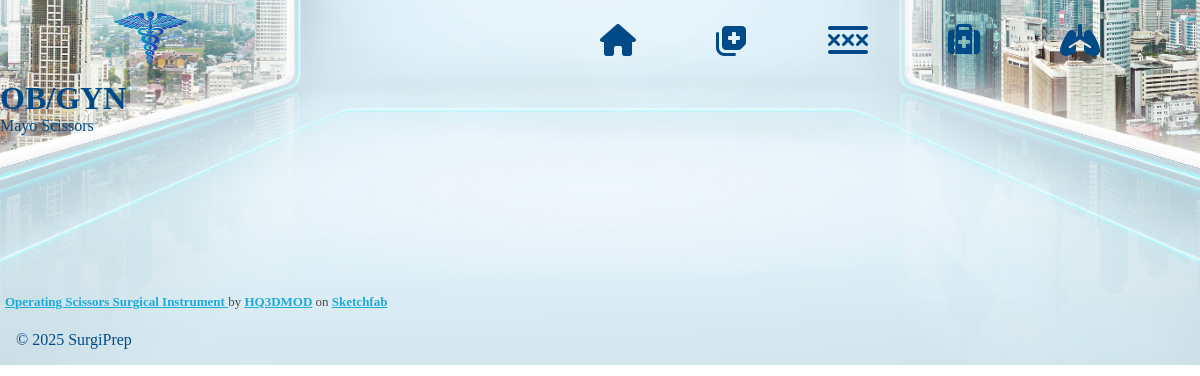
/instruments/obgyn/0/, run on the app's committed database.
### instruments/models.py (models this page shows, shortened)
class Specialty(models.Model):
    name = models.CharField(max_length=100)
    slug = models.SlugField(unique=True, blank=True)

class Instrument(models.Model):
    name = models.CharField(max_length=100)
    description = models.TextField(blank=False)
    notes = models.TextField(blank=True, null=True)
    specialties = models.ManyToManyField(Specialty, related_name='instruments')
    image = models.ImageField(upload_to='instrument_images/', blank=True, null=True)
    model_embed_code = models.TextField(blank=True, null=True)

### instruments/views.py (the view)
# urls.py: path('<slug:slug>/<int:index>/', views.instrument_main_view, name='instrument_main'),
def instrument_main_view(request, slug, index):
    index = int(request.GET.get('index', 0))
    specialty = get_object_or_404(Specialty, slug=slug)
    instruments = Instrument.objects.filter(specialties=specialty)
    return render(request, 'pages/instruments/instrument-main.html', {
        'specialty': specialty,
        'instruments': instruments,
        'index': index
        })

### templates/pages/instruments/instrument-main.html (shortened to what this page needs)
{% extends 'base.html' %}
{% load static %}
{% block content %}
<h1>{{ specialty.name }}</h1>
{% if instruments %}
    <ul>
    {% for instrument in instruments %}
        <li>{{ instrument.name }}</li>
        <div>{{ instrument.model_embed_code|safe }}</div>
    {% endfor %}
    </ul>
{% else %}
    <p>No instruments available for this specialty.</p>
{% endif %}
{% endblock %}

### static/css/base.css (style rules this page uses)
* { margin: 0; padding: 0; }
:root { --primary-blue: #0078D4; --blue-light: #CDE8FB; --blue-bg: #EAF3FC; --blue-mid: #90CDF4; --text-dark: #1A1A1A; --navy: #004B87; --white: #FFFFFF; --blue-green: #e6f7f7; --font-main: 'Inter', sans-serif; }
body { background-image: url('../img/background1.jpg'); background-repeat: no-repeat; background-size: cover; background-position: bottom center; color: var(--navy); overscroll-behavior: none; }

### static/css/mediaQueries.css (style rules this page uses)
@media screen and (min-width: 901px)
and (max-width: 1200px) { html { font-size: 16px; } }

### data on the page
Specialty: name "OB/GYN"
Instrument: name "Mayo Scissors", model_embed_code "Operating Scissors Surgical Instrument by HQ3DMOD on Sketchfab"
